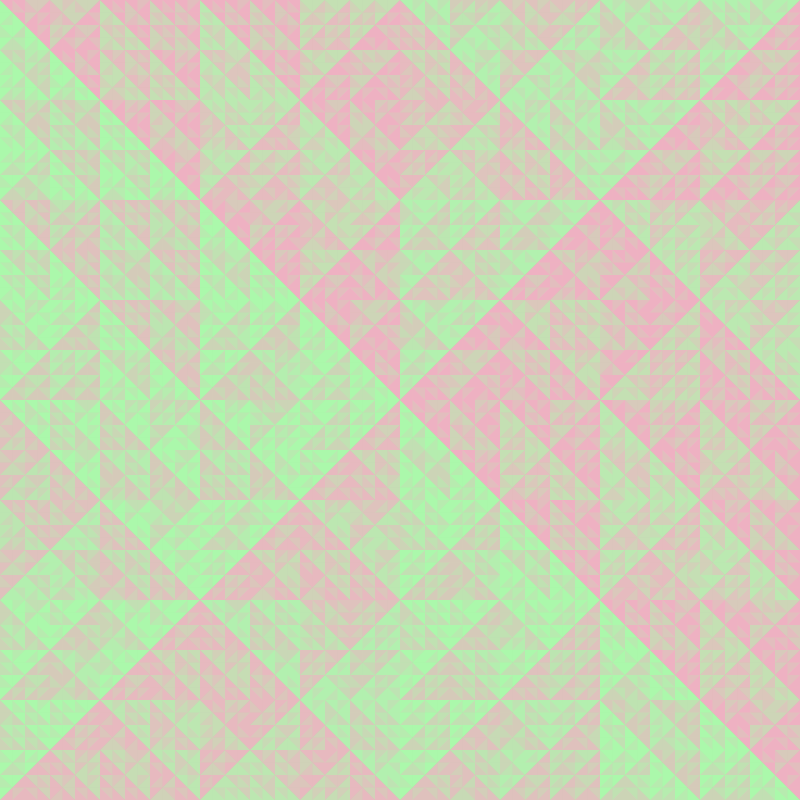
Frame 1 (no input)
Frame 60 (the mouse pressed at the canvas centre just before this capture): identical to frame 1, image omitted
Frame 120 (the mouse held since frame 60 and released just before this capture): identical to frame 1, image omitted

The Processing sketch that drew this single still picture (run headless with seeded random() and noise(); from frame 60 on, the mouse is pressed at the canvas centre):

// Processing sketch: print07_patterns_01_basic
// ── print07_patterns_01_basic.pde
static final int ORIENTATION_LEFT = 0;
static final int ORIENTATION_RIGHT = 1;

void setup()
{
  size(800, 800);
  smooth();
  //colorMode(HSB, 360, 100, 100);
  background(255);
  noStroke();

  drawSquare(width/2, width/2, width, getRandomOrientation(), getRandomColor(), getRandomColor());
}

void draw() {
}

void drawSquare(float x, float y, float siz, float orientation, color c1, color c2)
{
  if (siz > 10) {
    //noStroke();
    //stroke(10);
    noFill();

    pushMatrix();
    translate(x, y);
    rotate(orientation);

    fill(c1, 20);
    triangle( -siz/2, -siz/2, -siz/2, siz/2, siz/2, siz/2 ); 
    fill(c2, 20);
    triangle( -siz/2, -siz/2, siz/2, -siz/2, siz/2, siz/2); 

    drawSquare(-siz/4, -siz/4, siz/2, 0.0, c1, c2);                        // top left
    drawSquare(siz/4, siz/4, siz/2, 0.0, c1, c2);                    // bottom right
    drawSquare(-siz/4, siz/4, siz/2, getRandomOrientation(), c1, c2);   // bottom left
    drawSquare(siz/4, -siz/4, siz/2, getRandomOrientation(), c1, c2);   // top right
    
    popMatrix();

  }
}

float getRandomOrientation() {
  if (random(1) > 0.5) return 0.0;
  else                return PI/2;
}

int getRandomColor(){
  return color(random(255), random(255), random(255));
}
